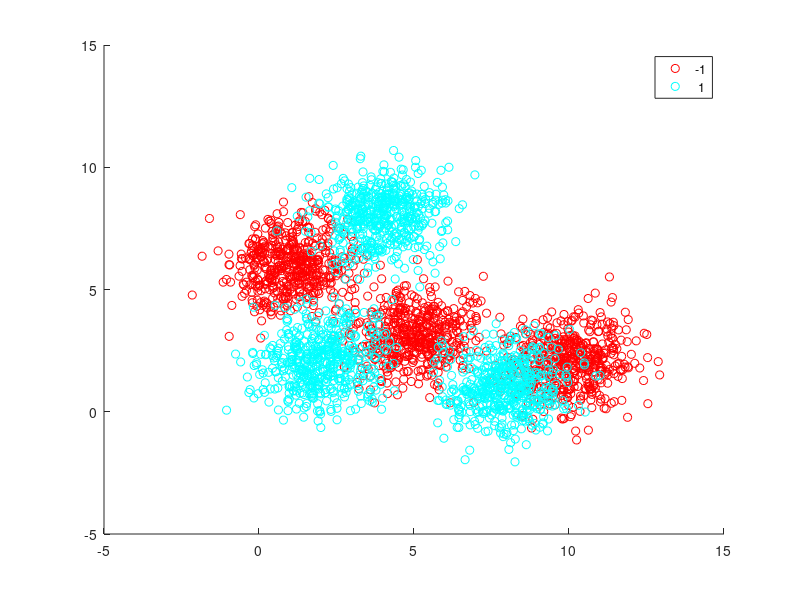

The MATLAB script that drew this image: (Note: this script raises an error after producing the figure.)
%test rando data

nn = 500;

mu1 = [5,3];
sigma1 = [1,0.1;0.1,1.0];
mu2 = [1,6];
sigma2 = [1,0.1;0.1,1.0];
mu3 = [10,2];
sigma3 = [1,0.1;0.1,1.0];

r1= mvnrnd(mu1,sigma1,nn);
r2= mvnrnd(mu2,sigma2,nn);
r3= mvnrnd(mu3,sigma3,nn);

mu4 = [2,2];
sigma4 = [1,0.1;0.1,1.0];
mu5 = [4,8];
sigma5 = [1,0.1;0.1,1.0];
mu6 = [8,1];
sigma6 = [1,0.1;0.1,1.0];

r4= mvnrnd(mu4,sigma4,nn);
r5= mvnrnd(mu5,sigma5,nn);
r6= mvnrnd(mu6,sigma6,nn);


Data = [r1;r2;r3;r4;r5;r6];
Labels = [ones(nn,1)*-1;ones(nn,1)*-1;ones(nn,1)*-1;ones(nn,1)*1;ones(nn,1)*1;ones(nn,1)*1];

figure
gscatter(Data(:,1),Data(:,2),Labels,'rc')

%% train grid
split = 7;

[Model] = TrainDPPGridWeak(Data,Labels,split);

[NN,SS] = size(Data);

figure
gscatter(Data(:,1),Data(:,2),Labels,'rc')
% gscatter3(Data(:,1),Data(:,2),Data(:,3),Labels)
hold on
for ii = 1:size(Model.limits,1)
    minz = reshape(Model.limits(ii,1,:),1,SS);
    maxz = reshape(Model.limits(ii,2,:),1,SS);
    
    meanz = Model.means(ii,:);
    
    %get line order
    line([minz(1,1),minz(1,1)], [minz(1,2),maxz(1,2)])
    hold on
    line([maxz(1,1),maxz(1,1)], [minz(1,2),maxz(1,2)])
    hold on
    line([minz(1,1),maxz(1,1)], [minz(1,2),minz(1,2)])
    hold on
    line([minz(1,1),maxz(1,1)], [maxz(1,2),maxz(1,2)])
    hold on
    scatter(meanz(1),meanz(2),'k+')
    hold on
end
hold off
title('manual grid data')

%Try to plot surface with density
%plot grid on data
figure
gscatter(Data(:,1),Data(:,2),Labels,'rc')
hold on
Surface3D(Model.means(:,1),Model.means(:,2),mean(Model.WeightRegion,2));
hold on
for ii = 1:size(Model.limits,1)
    minz = reshape(Model.limits(ii,1,:),1,SS);
    maxz = reshape(Model.limits(ii,2,:),1,SS);
    
    meanz = Model.means(ii,:);
    
    %get line order
    line([minz(1,1),minz(1,1)], [minz(1,2),maxz(1,2)])
    hold on
    line([maxz(1,1),maxz(1,1)], [minz(1,2),maxz(1,2)])
    hold on
    line([minz(1,1),maxz(1,1)], [minz(1,2),minz(1,2)])
    hold on
    line([minz(1,1),maxz(1,1)], [maxz(1,2),maxz(1,2)])
    hold on
    scatter(meanz(1),meanz(2),'k+')
    hold on
end
hold off
title('DPP Weights')

%% Try it online

[ClassEst,RawStore] = OnlineDPPGridWeak(Data,Model);

figure
gscatter(Data(:,1),Data(:,2),ClassEst(:,1),'rgc')
hold on
for ii = 1:size(Model.limits,1)
    minz = reshape(Model.limits(ii,1,:),1,SS);
    maxz = reshape(Model.limits(ii,2,:),1,SS);
    
    meanz = Model.means(ii,:);
    
    %get line order
    line([minz(1,1),minz(1,1)], [minz(1,2),maxz(1,2)])
    hold on
    line([maxz(1,1),maxz(1,1)], [minz(1,2),maxz(1,2)])
    hold on
    line([minz(1,1),maxz(1,1)], [minz(1,2),minz(1,2)])
    hold on
    line([minz(1,1),maxz(1,1)], [maxz(1,2),maxz(1,2)])
    hold on
    scatter(meanz(1),meanz(2),'k+')
    hold on
end
hold off
title('Class Est')

%% plot raw sums

figure
scatter(Data(:,1),Data(:,2),10,RawStore)
hold on
for ii = 1:size(Model.limits,1)
    minz = reshape(Model.limits(ii,1,:),1,SS);
    maxz = reshape(Model.limits(ii,2,:),1,SS);
    
    meanz = Model.means(ii,:);
    
    %get line order
    line([minz(1,1),minz(1,1)], [minz(1,2),maxz(1,2)])
    hold on
    line([maxz(1,1),maxz(1,1)], [minz(1,2),maxz(1,2)])
    hold on
    line([minz(1,1),maxz(1,1)], [minz(1,2),minz(1,2)])
    hold on
    line([minz(1,1),maxz(1,1)], [maxz(1,2),maxz(1,2)])
    hold on
end
hold off
title('Class Weights')
colorbar 
colormap cool
